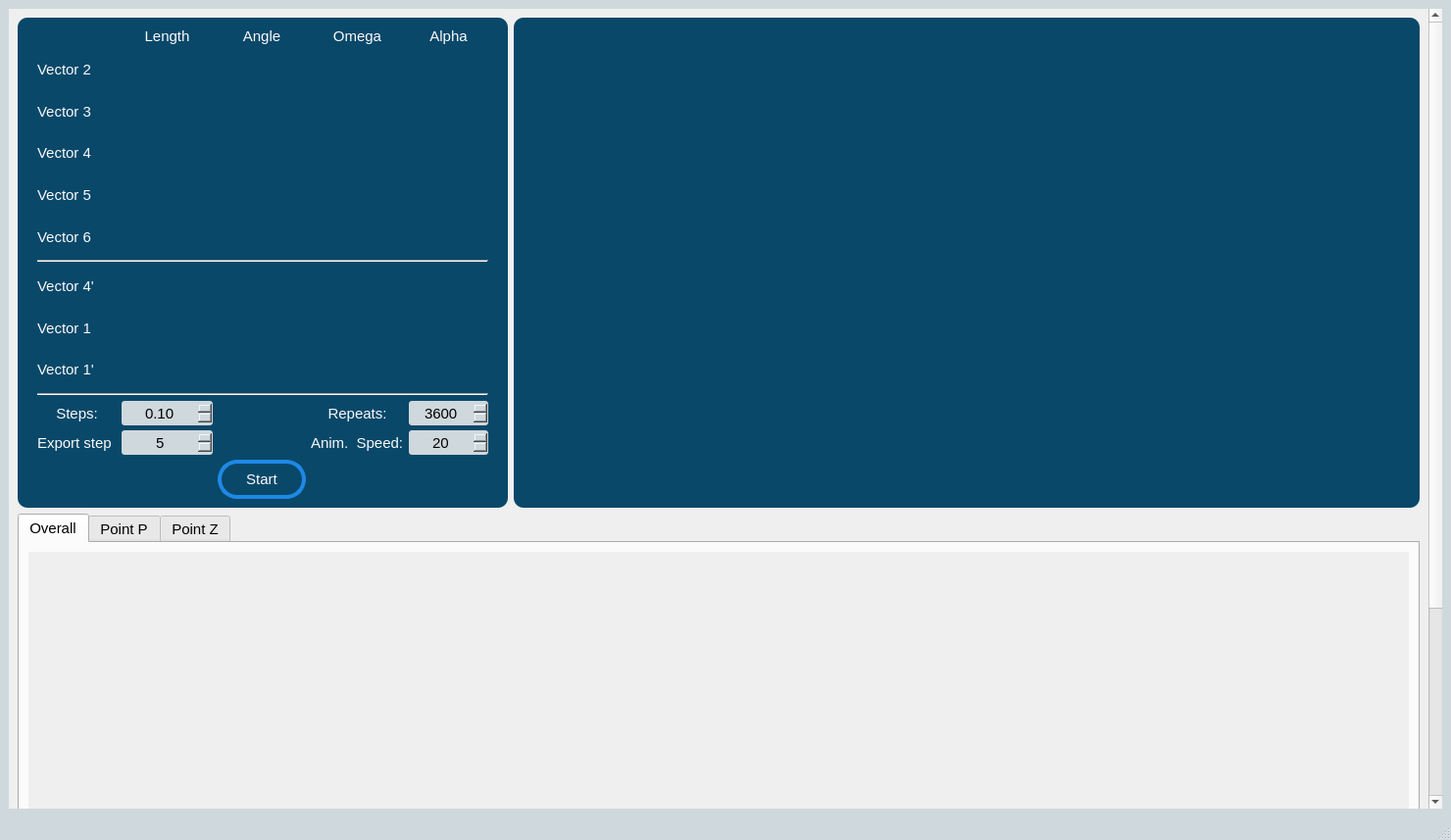
<?xml version="1.0" encoding="UTF-8"?>
<ui version="4.0">
 <class>MainWindow</class>
 <widget class="QMainWindow" name="MainWindow">
  <property name="geometry">
   <rect>
    <x>0</x>
    <y>0</y>
    <width>1480</width>
    <height>857</height>
   </rect>
  </property>
  <property name="windowTitle">
   <string>MainWindow</string>
  </property>
  <property name="styleSheet">
   <string notr="true">*{font-family: &quot;Calibri&quot;;
font-size:15px;
}

QCheckBox{color:#fafafa}

QComboBox{background-color:#cfd8dc; border-radius:10px; color: #000000 }
QComboBox::drop-down 
{
    border: 0px; /* This seems to replace the whole arrow of the combo box */
}
QComboBox::down-arrow {

    width: 14px;
    height: 14px;
}



.QMainWindow{background-color:#cfd8dc;}

QGroupBox{background-color:#094869;

border-radius:10px;}



QSpinBox{background-color:#cfd8dc; border-radius:3px;color:black;}
QSpinBox::drop-down 
{

    border: 1px; /* This seems to replace the whole arrow of the combo box */
}
QSpinBox::down-arrow {

    width: 14px;
    height: 14px;
}
QSpinBox::up-arrow {

    width: 14px;
    height: 14px;

}
QSpinBox::disabled{ background-color:#e0e0e0;; border-radius:3px;color: #455A64;}


QDoubleSpinBox{background-color:#cfd8dc;; border-radius:3px;color: #000000;}
QDoubleSpinBox::drop-down 
{
    border: 1px; /* This seems to replace the whole arrow of the combo box */
}
QDoubleSpinBox::down-arrow {


    width: 14px;
    height: 14px;
}
QDoubleSpinBox::up-arrow {

    width: 14px;
    height: 14px;

}
QDoubleSpinBox::disabled{ background-color:#e0e0e0;; border-radius:3px;color: #455A64;}

QLineEdit{background-color:#cfd8dc; border-radius:3px;color: #000000}

</string>
  </property>
  <widget class="QWidget" name="centralwidget">
   <layout class="QVBoxLayout" name="verticalLayout">
    <item>
     <widget class="QScrollArea" name="scrollArea_3">
      <property name="frameShape">
       <enum>QFrame::NoFrame</enum>
      </property>
      <property name="widgetResizable">
       <bool>true</bool>
      </property>
      <widget class="QWidget" name="scrollAreaWidgetContents_3">
       <property name="geometry">
        <rect>
         <x>0</x>
         <y>0</y>
         <width>1437</width>
         <height>1085</height>
        </rect>
       </property>
       <layout class="QVBoxLayout" name="verticalLayout_6">
        <item>
         <layout class="QHBoxLayout" name="horizontalLayout">
          <item>
           <widget class="QGroupBox" name="groupBox_inputs">
            <property name="minimumSize">
             <size>
              <width>350</width>
              <height>500</height>
             </size>
            </property>
            <property name="maximumSize">
             <size>
              <width>500</width>
              <height>16777215</height>
             </size>
            </property>
            <property name="styleSheet">
             <string notr="true">QLabel{font-family: &quot;Calibri&quot;;
font-size:15px;
color:#fafafa;
}</string>
            </property>
            <property name="title">
             <string/>
            </property>
            <layout class="QGridLayout" name="gridLayout">
             <property name="leftMargin">
              <number>20</number>
             </property>
             <property name="rightMargin">
              <number>20</number>
             </property>
             <property name="spacing">
              <number>5</number>
             </property>
             <item row="12" column="3">
              <widget class="QLabel" name="label_19">
               <property name="text">
                <string>Anim.  Speed:</string>
               </property>
              </widget>
             </item>
             <item row="0" column="4">
              <widget class="QLabel" name="label_12">
               <property name="text">
                <string>Alpha</string>
               </property>
               <property name="alignment">
                <set>Qt::AlignCenter</set>
               </property>
              </widget>
             </item>
             <item row="11" column="3">
              <widget class="QLabel" name="label_14">
               <property name="text">
                <string>Repeats:</string>
               </property>
               <property name="alignment">
                <set>Qt::AlignCenter</set>
               </property>
              </widget>
             </item>
             <item row="11" column="1">
              <widget class="QDoubleSpinBox" name="doubleSpinBox_steps">
               <property name="minimumSize">
                <size>
                 <width>0</width>
                 <height>25</height>
                </size>
               </property>
               <property name="styleSheet">
                <string notr="true"/>
               </property>
               <property name="alignment">
                <set>Qt::AlignCenter</set>
               </property>
               <property name="accelerated">
                <bool>true</bool>
               </property>
               <property name="maximum">
                <double>100000.000000000000000</double>
               </property>
               <property name="singleStep">
                <double>0.010000000000000</double>
               </property>
               <property name="value">
                <double>0.100000000000000</double>
               </property>
              </widget>
             </item>
             <item row="2" column="0">
              <widget class="QLabel" name="label_4">
               <property name="text">
                <string>Vector 3</string>
               </property>
              </widget>
             </item>
             <item row="10" column="0" colspan="5">
              <widget class="Line" name="line">
               <property name="orientation">
                <enum>Qt::Horizontal</enum>
               </property>
              </widget>
             </item>
             <item row="4" column="0">
              <widget class="QLabel" name="label_6">
               <property name="text">
                <string>Vector 5</string>
               </property>
              </widget>
             </item>
             <item row="6" column="0" colspan="5">
              <widget class="Line" name="line_2">
               <property name="orientation">
                <enum>Qt::Horizontal</enum>
               </property>
              </widget>
             </item>
             <item row="12" column="4">
              <widget class="QSpinBox" name="spinBox_animation_speed">
               <property name="minimumSize">
                <size>
                 <width>0</width>
                 <height>25</height>
                </size>
               </property>
               <property name="styleSheet">
                <string notr="true"/>
               </property>
               <property name="alignment">
                <set>Qt::AlignCenter</set>
               </property>
               <property name="minimum">
                <number>1</number>
               </property>
               <property name="maximum">
                <number>1000</number>
               </property>
               <property name="value">
                <number>20</number>
               </property>
              </widget>
             </item>
             <item row="11" column="0">
              <widget class="QLabel" name="label_13">
               <property name="text">
                <string>Steps:</string>
               </property>
               <property name="alignment">
                <set>Qt::AlignCenter</set>
               </property>
              </widget>
             </item>
             <item row="0" column="1">
              <widget class="QLabel" name="label_2">
               <property name="maximumSize">
                <size>
                 <width>16777215</width>
                 <height>20</height>
                </size>
               </property>
               <property name="text">
                <string>Length</string>
               </property>
               <property name="alignment">
                <set>Qt::AlignCenter</set>
               </property>
              </widget>
             </item>
             <item row="0" column="3">
              <widget class="QLabel" name="label_11">
               <property name="text">
                <string>Omega</string>
               </property>
               <property name="alignment">
                <set>Qt::AlignCenter</set>
               </property>
              </widget>
             </item>
             <item row="7" column="0">
              <widget class="QLabel" name="label_8">
               <property name="text">
                <string>Vector 4'</string>
               </property>
              </widget>
             </item>
             <item row="0" column="2">
              <widget class="QLabel" name="label_3">
               <property name="maximumSize">
                <size>
                 <width>16777215</width>
                 <height>20</height>
                </size>
               </property>
               <property name="text">
                <string>Angle</string>
               </property>
               <property name="alignment">
                <set>Qt::AlignCenter</set>
               </property>
              </widget>
             </item>
             <item row="12" column="1">
              <widget class="QSpinBox" name="spinBox_export_step">
               <property name="minimumSize">
                <size>
                 <width>0</width>
                 <height>25</height>
                </size>
               </property>
               <property name="styleSheet">
                <string notr="true"/>
               </property>
               <property name="alignment">
                <set>Qt::AlignCenter</set>
               </property>
               <property name="value">
                <number>5</number>
               </property>
              </widget>
             </item>
             <item row="3" column="0">
              <widget class="QLabel" name="label_5">
               <property name="text">
                <string>Vector 4</string>
               </property>
              </widget>
             </item>
             <item row="1" column="0">
              <widget class="QLabel" name="label">
               <property name="text">
                <string>Vector 2</string>
               </property>
              </widget>
             </item>
             <item row="12" column="0">
              <widget class="QLabel" name="label_15">
               <property name="text">
                <string>Export step</string>
               </property>
              </widget>
             </item>
             <item row="5" column="0">
              <widget class="QLabel" name="label_7">
               <property name="text">
                <string>Vector 6</string>
               </property>
              </widget>
             </item>
             <item row="8" column="0">
              <widget class="QLabel" name="label_9">
               <property name="text">
                <string>Vector 1</string>
               </property>
              </widget>
             </item>
             <item row="9" column="0">
              <widget class="QLabel" name="label_10">
               <property name="text">
                <string>Vector 1'</string>
               </property>
              </widget>
             </item>
             <item row="11" column="4">
              <widget class="QSpinBox" name="spinBox_repeats">
               <property name="minimumSize">
                <size>
                 <width>0</width>
                 <height>25</height>
                </size>
               </property>
               <property name="sizeIncrement">
                <size>
                 <width>0</width>
                 <height>0</height>
                </size>
               </property>
               <property name="styleSheet">
                <string notr="true"/>
               </property>
               <property name="alignment">
                <set>Qt::AlignCenter</set>
               </property>
               <property name="accelerated">
                <bool>true</bool>
               </property>
               <property name="maximum">
                <number>10000000</number>
               </property>
               <property name="value">
                <number>3600</number>
               </property>
              </widget>
             </item>
             <item row="13" column="2">
              <widget class="QPushButton" name="pushButton_start">
               <property name="minimumSize">
                <size>
                 <width>90</width>
                 <height>40</height>
                </size>
               </property>
               <property name="styleSheet">
                <string notr="true">
.QPushButton{background-color:#094869;
color: #fafafa;
 border:4px solid #1e88e5; border-radius: 20px;}
.QPushButton:hover{background-color:#1e88e5;}
.QPushButton:disabled{background-color:#757575; border:4px solid #757575;}
</string>
               </property>
               <property name="text">
                <string>Start</string>
               </property>
              </widget>
             </item>
            </layout>
           </widget>
          </item>
          <item>
           <widget class="QGroupBox" name="groupBox_animation">
            <property name="minimumSize">
             <size>
              <width>700</width>
              <height>500</height>
             </size>
            </property>
            <property name="styleSheet">
             <string notr="true">*{font-family: &quot;Calibri&quot;;
font-size:15px;
color:#fafafa;
}</string>
            </property>
            <property name="title">
             <string/>
            </property>
            <layout class="QHBoxLayout" name="horizontalLayout_2"/>
           </widget>
          </item>
         </layout>
        </item>
        <item>
         <widget class="QTabWidget" name="tabWidget">
          <property name="currentIndex">
           <number>0</number>
          </property>
          <widget class="QWidget" name="tab">
           <attribute name="title">
            <string>Overall</string>
           </attribute>
           <layout class="QHBoxLayout" name="horizontalLayout_9">
            <item>
             <widget class="QScrollArea" name="scrollArea_2">
              <property name="minimumSize">
               <size>
                <width>0</width>
                <height>500</height>
               </size>
              </property>
              <property name="frameShape">
               <enum>QFrame::NoFrame</enum>
              </property>
              <property name="widgetResizable">
               <bool>true</bool>
              </property>
              <widget class="QWidget" name="scrollAreaWidgetContents_overall">
               <property name="geometry">
                <rect>
                 <x>0</x>
                 <y>0</y>
                 <width>1387</width>
                 <height>501</height>
                </rect>
               </property>
              </widget>
             </widget>
            </item>
           </layout>
          </widget>
          <widget class="QWidget" name="tab_3">
           <attribute name="title">
            <string>Point P</string>
           </attribute>
           <layout class="QHBoxLayout" name="horizontalLayout_10">
            <item>
             <widget class="QScrollArea" name="scrollArea_point_p">
              <property name="frameShape">
               <enum>QFrame::NoFrame</enum>
              </property>
              <property name="widgetResizable">
               <bool>true</bool>
              </property>
              <widget class="QWidget" name="scrollAreaWidgetContents_point_p">
               <property name="geometry">
                <rect>
                 <x>0</x>
                 <y>0</y>
                 <width>1387</width>
                 <height>501</height>
                </rect>
               </property>
              </widget>
             </widget>
            </item>
           </layout>
          </widget>
          <widget class="QWidget" name="tab_4">
           <attribute name="title">
            <string>Point Z</string>
           </attribute>
           <layout class="QHBoxLayout" name="horizontalLayout_11">
            <item>
             <widget class="QScrollArea" name="scrollArea_point_z">
              <property name="frameShape">
               <enum>QFrame::NoFrame</enum>
              </property>
              <property name="frameShadow">
               <enum>QFrame::Sunken</enum>
              </property>
              <property name="widgetResizable">
               <bool>true</bool>
              </property>
              <widget class="QWidget" name="scrollAreaWidgetContents_point_z">
               <property name="geometry">
                <rect>
                 <x>0</x>
                 <y>0</y>
                 <width>1387</width>
                 <height>501</height>
                </rect>
               </property>
              </widget>
             </widget>
            </item>
           </layout>
          </widget>
         </widget>
        </item>
       </layout>
      </widget>
     </widget>
    </item>
   </layout>
  </widget>
  <widget class="QMenuBar" name="menubar">
   <property name="geometry">
    <rect>
     <x>0</x>
     <y>0</y>
     <width>1480</width>
     <height>24</height>
    </rect>
   </property>
  </widget>
  <widget class="QStatusBar" name="statusbar"/>
 </widget>
 <resources/>
 <connections/>
</ui>
